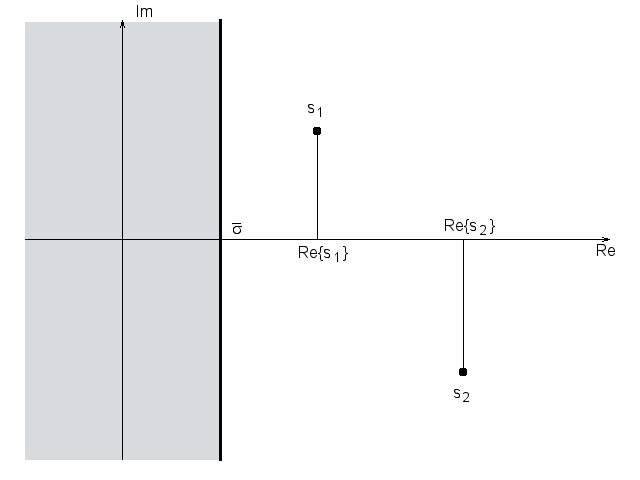

The gnuplot source for this figure:
set terminal png
set output 'ascissa_convergenza.png'
set encoding utf8

xMax = 5
xMin = -1
yMax = 1
yMin = -1

set xzeroaxis
#set xlabel 'Re' offset first 3,1
set xlabel 'Re' offset character 29,12
unset xtics
set xrange [xMin:xMax]
set arrow 1 from xMin,0 to xMax,0

set yzeroaxis
set ylabel 'Im' offset character 14,12 rotate by 0
unset ytics
set yrange [yMin:yMax]
set arrow 2 from 0,yMin to 0,yMax

set border 0

set arrow from 1,yMin to 1,yMax nohead lw 3
set object rectangle from -1,-1 to 1,1 fc rgb '#D7DBDD' fs noborder
set label '~{&{a}}{1.1\_}{/Symbol s}' at 1.08,0.05

set object circle at 2,0.5 radius 0.04 fs solid fc rgb 'black'
set arrow from 2,0 to 2,0.5 nohead
set label 'Re\{s_{1}\}' at 1.8,-0.06
set label 's_{1}' at 1.9,0.6

set object circle at 3.5,-0.6 radius 0.04 fs solid fc rgb 'black'
set arrow from 3.5,0 to 3.5,-0.6 nohead
set label 'Re\{s_{2}\}' at 3.3,0.06
set label 's_{2}' at 3.4,-0.7

plot 3 notitle